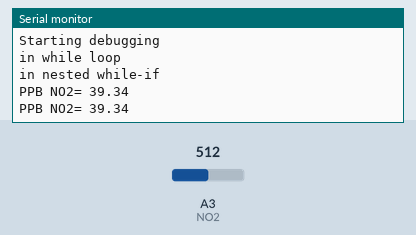
Recording of a sketch running on a simulated Arduino Uno, built with avr-gcc and run on an emulated ATmega328P. On the bench: the last lines printed to the serial monitor. Inputs (shaded band) come from the test bench; at power-on: A3 (NO2) = 512. Uploads are accepted with an empty reply.

Above: at 4.2 s.
4.3 s: A3 (NO2) set to 716
At 5.6 s:
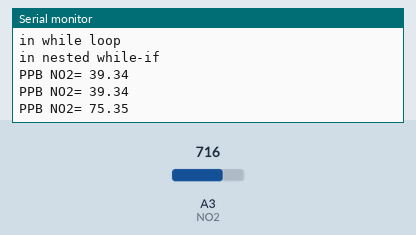
5.8 s: A3 (NO2) set to 900
At 12.1 s:
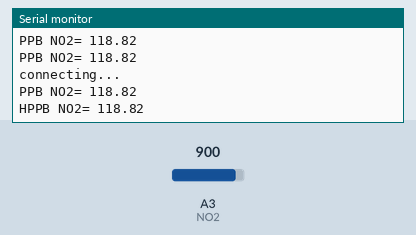
Timing chart, 0 to 13.6 s (numbered marks = the images above; inputs shaded):
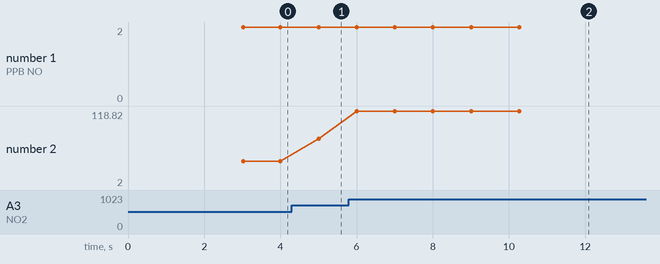

Measured:
- after the input at 4.3 s, the serial monitor: prints a new line after 0.70 s (image 1)
- after the input at 5.8 s, the serial monitor: prints a new line after 0.20 s (image 2)
- plotted number 2: 39.34 → 75.35 after the input at 4.3 s

The sketch:

ArduinoGSM_NO2_Xively.ino
```cpp
/*
 Arduino AirQuality Tracker - NO2 in PartsPerMillion (PPM)

 Data transmited to Xively account using Telefonica GSM/GPRS Shield.

Code from the following public domain has been modified and built upon:
 http://arduino.cc/en/Tutorial/GSMExamplesXivelyClient

 */

// libraries
#include <GSM.h>

// Xively Client data
#define APIKEY         "wG2OO23rxPuFjIXy3PjuHmWYnyVdnPlW0jHLkGTDUDOqv2pl"  // replace your xively api key here
#define FEEDID         550274806                     // replace your feed ID
#define USERAGENT      "Air Quality Tracker"              // user agent is the project name

// PIN Number
#define PINNUMBER ""

// APN data
#define GPRS_APN       "bluevia.movistar.es"  // replace your GPRS APN
#define GPRS_LOGIN     ""     // replace with your GPRS login
#define GPRS_PASSWORD  ""  // replace with your GPRS password

// initialize the library instance:
GSMClient client;
GPRS gprs;
GSM gsmAccess;

// if you don't want to use DNS (and reduce your sketch size)
// use the numeric IP instead of the name for the server:
// IPAddress server(216,52,233,121);    // numeric IP for api.xively.com
char server[] = "api.xively.com";      // name address for xively API

unsigned long lastConnectionTime = 0;         // last time you connected to the server, in milliseconds
boolean lastConnected = false;                  // state of the connection last time through the main loop
const unsigned long postingInterval = 10*1000;  //delay between updates to Xively.com

//NO2 sensor variables
const int NO2=3; //NO2 sensor on analog 3
float ADCreading = 0; //variable to hold ADC reading
float Vout = 0; //output voltage
float Rs = 0; //Sensor Resistance
float ppbNO2 = 0; //ppb NO2

void setup()
{
  // initialize serial communications and wait for port to open:
  Serial.begin(9600);
  Serial.println("Starting debugging");
  /*
  while (!Serial) {
    ; // wait for serial port to connect. Needed for Leonardo only
  }
  */
  // connection state
  boolean notConnected = true;

  // After starting the modem with GSM.begin()
  // attach the shield to the GPRS network with the APN, login and password
  while(notConnected)
  {
    Serial.println("in while loop");
    if((gsmAccess.begin(PINNUMBER)==GSM_READY) &
        (gprs.attachGPRS(GPRS_APN, GPRS_LOGIN, GPRS_PASSWORD)==GPRS_READY))
      {Serial.println("in nested while-if");
      notConnected = false;
      }
    else
    {
      Serial.println("Not connected");
      delay(1000);
    }
  }
}

void loop()
{
  // read the  sensor:
  ADCreading = analogRead(NO2);
  Vout = ADCreading/409.2;  //convert from ADC value back to voltage
  Rs = 22000/((5/Vout) - 1);   // find sensor resistance from Vout, using 5V input & 22kOhm load resistor
  ppbNO2 = (.000008*Rs - .0194)*1000;    //convert Rs to ppm concentration NO2 (equation derived from data found on http://airpi.es/sensors.php
  Serial.print("PPB NO2= ");
  Serial.println(ppbNO2);
  delay(1000);
  float sensorReading = ppbNO2;

  // if there's incoming data from the net connection.
  // send it out the serial port.  This is for debugging
  // purposes only:
  if (client.available())
  {
     char c = client.read();
     Serial.print(c);
  }

  // if there's no net connection, but there was one last time
  // through the loop, then stop the client:
  if (!client.connected() && lastConnected)
  {
    client.stop();
  }

  // if you're not connected, and ten seconds have passed since
  // your last connection, then connect again and send data:
  if(!client.connected() && ((millis() - lastConnectionTime) > postingInterval))
  {
  sendData(sensorReading);
  }

  // store the state of the connection for next time through
  // the loop:
  lastConnected = client.connected();
}

/*
  This method makes a HTTP connection to the server.
*/
void sendData(int thisData)
{
  // if there's a successful connection:
  if (client.connect(server, 80))
  {
    Serial.println("connecting...");

    // send the HTTP PUT request:
    client.print("PUT /v2/feeds/");
    client.print(FEEDID);
    client.println(".csv HTTP/1.1");
    client.println("Host: api.xively.com");
    client.print("X-ApiKey: ");
    client.println(APIKEY);
    client.print("User-Agent: ");
    client.println(USERAGENT);
    client.print("Content-Length: ");

    // calculate the length of the sensor reading in bytes:
    // 8 bytes for "sensor1," + number of digits of the data:
    int thisLength = 8 + getLength(thisData);
    client.println(thisLength);

    // last pieces of the HTTP PUT request:
    client.println("Content-Type: text/csv");
    client.println("Connection: close");
    client.println();

    // here's the actual content of the PUT request:
    client.print("sensor1,");
    client.println(thisData);
  }
  else
  {
    // if you couldn't make a connection:
    Serial.println("connection failed");
    Serial.println();
    Serial.println("disconnecting.");
    client.stop();
  }
  // note the time that the connection was made or attempted
  lastConnectionTime = millis();
}

/*
  This method calculates the number of digits in the
  sensor reading.  Since each digit of the ASCII decimal
  representation is a byte, the number of digits equals
  the number of bytes.
*/
int getLength(int someValue)
{
  // there's at least one byte:
  int digits = 1;

  // continually divide the value by ten,
  // adding one to the digit count for each
  // time you divide, until you're at 0:
  int dividend = someValue /10;
  while (dividend > 0)
  {
    dividend = dividend /10;
    digits++;
  }

  // return the number of digits:
  return digits;
}
```
